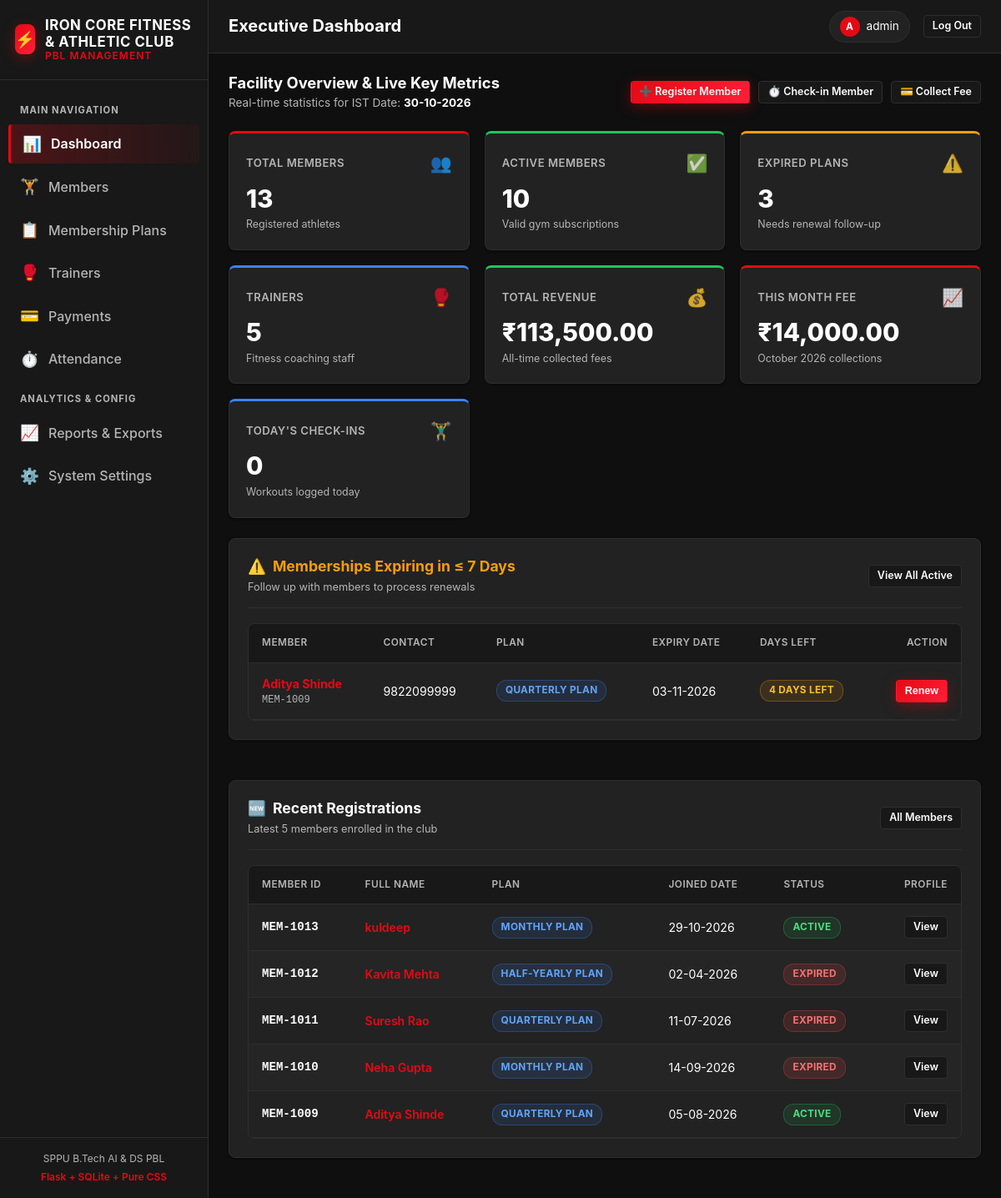
The page / (signed in) on the database its author committed.
### tables this page shows
CREATE TABLE settings (
            key TEXT PRIMARY KEY,
            value TEXT NOT NULL
        );

CREATE TABLE members (
            id INTEGER PRIMARY KEY AUTOINCREMENT,
            member_id TEXT UNIQUE NOT NULL,
            full_name TEXT NOT NULL,
            age INTEGER NOT NULL CHECK(age >= 12 AND age <= 90),
            gender TEXT NOT NULL CHECK(gender IN ('Male', 'Female', 'Other')),
            phone TEXT NOT NULL,
            email TEXT NOT NULL,
            address TEXT NOT NULL,
            registration_date TEXT NOT NULL,
            plan_id INTEGER NOT NULL,
            start_date TEXT NOT NULL,
            expiry_date TEXT NOT NULL,
            FOREIGN KEY(plan_id) REFERENCES membership_plans(id) ON DELETE RESTRICT
        );

CREATE TABLE membership_plans (
            id INTEGER PRIMARY KEY AUTOINCREMENT,
            plan_name TEXT UNIQUE NOT NULL,
            duration_days INTEGER NOT NULL CHECK(duration_days > 0),
            price REAL NOT NULL CHECK(price >= 0),
            description TEXT
        );

### app.py (the view)
@app.route("/")
@login_required
def dashboard():
    today = get_today_ist()
    today_iso = today.isoformat()
    month_start_iso = today.replace(day=1).isoformat()
    seven_days_later_iso = (today + timedelta(days=7)).isoformat()
    m_row = query_db("SELECT COUNT(*) AS total FROM members;", one=True)
    total_members = m_row["total"] if m_row else 0
    act_row = query_db(
        "SELECT COUNT(*) AS active_count FROM members WHERE expiry_date >= ?;",
        (today_iso,),
        one=True,
    )
    active_members = act_row["active_count"] if act_row else 0
    exp_row = query_db(
        "SELECT COUNT(*) AS exp_count FROM members WHERE expiry_date < ?;",
        (today_iso,),
        one=True,
    )
    expired_members = exp_row["exp_count"] if exp_row else 0
    trn_row = query_db("SELECT COUNT(*) AS total_trn FROM trainers;", one=True)
    total_trainers = trn_row["total_trn"] if trn_row else 0
    rev_row = query_db(
        "SELECT COALESCE(SUM(amount), 0.0) AS total_rev FROM payments WHERE status = 'Paid';",
        one=True,
    )
    total_revenue = rev_row["total_rev"] if rev_row else 0.0
    mrev_row = query_db(
        "SELECT COALESCE(SUM(amount), 0.0) AS month_rev FROM payments WHERE status = 'Paid' AND payment_date >= ?;",
        (month_start_iso,),
        one=True,
    )
    month_revenue = mrev_row["month_rev"] if mrev_row else 0.0
    att_row = query_db(
        "SELECT COUNT(*) AS att_today FROM attendance WHERE attendance_date = ?;",
        (today_iso,),
        one=True,
    )
    today_attendance = att_row["att_today"] if att_row else 0
    expiring_rows = query_db(
        """SELECT m.member_id, m.full_name, m.phone, m.expiry_date, p.plan_name
           FROM members m
           JOIN membership_plans p ON m.plan_id = p.id
           WHERE m.expiry_date >= ? AND m.expiry_date <= ?
           ORDER BY m.expiry_date ASC;""",
        (today_iso, seven_days_later_iso),
    )
    expiring_members = []
    for r in expiring_rows:
        exp_dt = date.fromisoformat(r["expiry_date"])
        days_left = (exp_dt - today).days
        expiring_members.append({
            "member_id": r["member_id"],
            "full_name": r["full_name"],
            "phone": r["phone"],
            "expiry_date": r["expiry_date"],
            "plan_name": r["plan_name"],
            "days_left": days_left,
        })
    recent_members = query_db(
        """SELECT m.member_id, m.full_name, m.registration_date, m.expiry_date, p.plan_name
           FROM members m
           JOIN membership_plans p ON m.plan_id = p.id
           ORDER BY m.id DESC LIMIT 5;"""
    )
    stats = {
        "total_members": total_members,
        "active_members": active_members,
        "expired_members": expired_members,
        "total_trainers": total_trainers,
        "total_revenue": total_revenue,
        "month_revenue": month_revenue,
        "today_attendance": today_attendance,
    }
    return render_template(
        "dashboard.html",
        active_page="dashboard",
        stats=stats,
        expiring_members=expiring_members,
        recent_members=recent_members,
        current_month_name=today.strftime("%B %Y"),
    )

### templates/dashboard.html (shortened to what this page needs)
{% extends "base.html" %}
{% block page_title %}Executive Dashboard{% endblock %}
{% block content %}
<div style="display: flex; justify-content: space-between; align-items: center; margin-bottom: 24px; flex-wrap: wrap; gap: 12px;">
  <div>
    <h2 style="font-size: 1.15rem; color: var(--text);">Facility Overview &amp; Live Key Metrics</h2>
    <p style="font-size: 0.85rem; color: var(--muted); margin-top: 2px;">
      Real-time statistics for IST Date: <strong style="color: var(--text);">{{ today_formatted }}</strong>
    </p>
  </div>
  <div style="display: flex; gap: 10px; flex-wrap: wrap;">
    <a href="{{ url_for('member_add') }}" class="btn btn-primary btn-sm">
      <span>➕ Register Member</span>
    </a>
    <a href="{{ url_for('attendance_view') }}" class="btn btn-secondary btn-sm">
      <span>⏱️ Check-in Member</span>
    </a>
    <a href="{{ url_for('payments_record') }}" class="btn btn-secondary btn-sm">
      <span>💳 Collect Fee</span>
    </a>
  </div>
</div>
<div class="stats-grid">
  <div class="stat-card accent-red">
    <div class="stat-header">
      <span class="stat-label">Total Members</span>
      <span class="stat-icon">👥</span>
    </div>
    <div class="stat-value">{{ stats.total_members }}</div>
    <div class="stat-subtext">Registered athletes</div>
  </div>
  <div class="stat-card accent-green">
    <div class="stat-header">
      <span class="stat-label">Active Members</span>
      <span class="stat-icon">✅</span>
    </div>
    <div class="stat-value">{{ stats.active_members }}</div>
    <div class="stat-subtext">Valid gym subscriptions</div>
  </div>
  <div class="stat-card accent-amber">
    <div class="stat-header">
      <span class="stat-label">Expired Plans</span>
      <span class="stat-icon">⚠️</span>
    </div>
    <div class="stat-value">{{ stats.expired_members }}</div>
    <div class="stat-subtext">Needs renewal follow-up</div>
  </div>
  <div class="stat-card accent-blue">
    <div class="stat-header">
      <span class="stat-label">Trainers</span>
      <span class="stat-icon">🥊</span>
    </div>
    <div class="stat-value">{{ stats.total_trainers }}</div>
    <div class="stat-subtext">Fitness coaching staff</div>
  </div>
  <div class="stat-card accent-green">
    <div class="stat-header">
      <span class="stat-label">Total Revenue</span>
      <span class="stat-icon">💰</span>
    </div>
    <div class="stat-value">{{ stats.total_revenue | format_currency }}</div>
    <div class="stat-subtext">All-time collected fees</div>
  </div>
  <div class="stat-card accent-red">
    <div class="stat-header">
      <span class="stat-label">This Month Fee</span>
      <span class="stat-icon">📈</span>
    </div>
    <div class="stat-value">{{ stats.month_revenue | format_currency }}</div>
    <div class="stat-subtext">{{ current_month_name }} collections</div>
  </div>
  <div class="stat-card accent-blue">
    <div class="stat-header">
      <span class="stat-label">Today's Check-ins</span>
      <span class="stat-icon">🏋️‍♂️</span>
    </div>
    <div class="stat-value">{{ stats.today_attendance }}</div>
    <div class="stat-subtext">Workouts logged today</div>
  </div>
</div>
<div style="display: grid; grid-template-columns: repeat(auto-fit, minmax(450px, 1fr)); gap: 24px; margin-top: 10px;">
  <div class="card">
    <div class="card-header">
      <div>
        <h3 class="card-title" style="color: var(--warning); display: flex; align-items: center; gap: 8px;">
          <span>⚠️</span> Memberships Expiring in ≤ 7 Days
        </h3>
        <span style="font-size: 0.8rem; color: var(--muted);">Follow up with members to process renewals</span>
      </div>
      <a href="{{ url_for('members_list') }}?status=active" class="btn btn-secondary btn-sm">View All Active</a>
    </div>
    {% if expiring_members %}
      <div class="table-responsive" style="margin-bottom: 0;">
        <table class="table">
          <thead>
            <tr>
              <th>Member</th>
              <th>Contact</th>
              <th>Plan</th>
              <th>Expiry Date</th>
              <th>Days Left</th>
              <th style="text-align: right;">Action</th>
            </tr>
          </thead>
          <tbody>
            {% for m in expiring_members %}
              <tr>
                <td>
                  <strong>
                    <a href="{{ url_for('member_details', member_id=m.member_id) }}">{{ m.full_name }}</a>
                  </strong>
                  <div style="font-size: 0.75rem; color: var(--muted); font-family: monospace;">{{ m.member_id }}</div>
                </td>
                <td>{{ m.phone }}</td>
                <td><span class="badge badge-info">{{ m.plan_name }}</span></td>
                <td>{{ m.expiry_date | format_date }}</td>
                <td>
                  {% if m.days_left == 0 %}
                    <span class="badge badge-danger">Expires Today</span>
                  {% elif m.days_left == 1 %}
                    <span class="badge badge-warning">Tomorrow</span>
                  {% else %}
                    <span class="badge badge-warning">{{ m.days_left }} days left</span>
                  {% endif %}
                </td>
                <td style="text-align: right;">
                  <form method="POST" action="{{ url_for('member_renew', member_id=m.member_id) }}" style="display: inline;">
                    <button type="submit" class="btn btn-primary btn-sm" title="Extend Membership">Renew</button>
                  </form>
                </td>
              </tr>
            {% endfor %}
          </tbody>
        </table>
      </div>
    {% else %}
      <div class="empty-state">
        <div class="empty-icon">🎉</div>
        <div class="empty-title">No Immediate Expirations</div>
        <div class="empty-desc">All active memberships have more than 7 days remaining on their plans.</div>
      </div>
    {% endif %}
  </div>
  <div class="card">
    <div class="card-header">
      <div>
        <h3 class="card-title" style="display: flex; align-items: center; gap: 8px;">
          <span>🆕</span> Recent Registrations
        </h3>
        <span style="font-size: 0.8rem; color: var(--muted);">Latest 5 members enrolled in the club</span>
      </div>
      <a href="{{ url_for('members_list') }}" class="btn btn-secondary btn-sm">All Members</a>
    </div>
    {% if recent_members %}
      <div class="table-responsive" style="margin-bottom: 0;">
        <table class="table">
          <thead>
            <tr>
              <th>Member ID</th>
              <th>Full Name</th>
              <th>Plan</th>
              <th>Joined Date</th>
              <th>Status</th>
              <th style="text-align: right;">Profile</th>
            </tr>
          </thead>
          <tbody>
            {% for m in recent_members %}
              <tr>
                <td style="font-family: monospace; font-weight: 600;">{{ m.member_id }}</td>
                <td>
                  <a href="{{ url_for('member_details', member_id=m.member_id) }}" style="font-weight: 600;">
                    {{ m.full_name }}
                  </a>
                </td>
                <td><span class="badge badge-info">{{ m.plan_name }}</span></td>
                <td>{{ m.registration_date | format_date }}</td>
                <td>
                  {% if m.expiry_date >= today_iso %}
                    <span class="badge badge-active">Active</span>
                  {% else %}
                    <span class="badge badge-expired">Expired</span>
                  {% endif %}
                </td>
                <td style="text-align: right;">
                  <a href="{{ url_for('member_details', member_id=m.member_id) }}" class="btn btn-secondary btn-sm">
                    View
                  </a>
                </td>
              </tr>
            {% endfor %}
          </tbody>
        </table>
      </div>
    {% else %}
      <div class="empty-state">
        <div class="empty-icon">🏋️</div>
        <div class="empty-title">No Members Registered Yet</div>
        <div class="empty-desc">Click "Register Member" above to create your first fitness member profile.</div>
      </div>
    {% endif %}
  </div>
</div>
{% endblock %}

### templates/base.html (shortened to what this page needs)
<!DOCTYPE html>
<html lang="en">
<head>
  <link rel="stylesheet" href="{{ url_for('static', filename='css/style.css') }}">
</head>
<body>
  <div class="app-container">
    <aside class="sidebar">
      <div class="sidebar-brand">
        <div class="brand-icon">⚡</div>
        <div class="brand-title">
          {{ gym_name }}
          <span>PBL Management</span>
        </div>
      </div>
      <ul class="sidebar-nav">
        <li class="nav-heading">Main Navigation</li>
        <li>
          <a href="{{ url_for('dashboard') }}" class="nav-link {% if active_page == 'dashboard' %}active{% endif %}">
            <span class="nav-icon">📊</span>
            <span>Dashboard</span>
          </a>
        </li>
        <li>
          <a href="{{ url_for('members_list') }}" class="nav-link {% if active_page == 'members' %}active{% endif %}">
            <span class="nav-icon">🏋️</span>
            <span>Members</span>
          </a>
        </li>
        <li>
          <a href="{{ url_for('plans_list') }}" class="nav-link {% if active_page == 'plans' %}active{% endif %}">
            <span class="nav-icon">📋</span>
            <span>Membership Plans</span>
          </a>
        </li>
        <li>
          <a href="{{ url_for('trainers_list') }}" class="nav-link {% if active_page == 'trainers' %}active{% endif %}">
            <span class="nav-icon">🥊</span>
            <span>Trainers</span>
          </a>
        </li>
        <li>
          <a href="{{ url_for('payments_list') }}" class="nav-link {% if active_page == 'payments' %}active{% endif %}">
            <span class="nav-icon">💳</span>
            <span>Payments</span>
          </a>
        </li>
        <li>
          <a href="{{ url_for('attendance_view') }}" class="nav-link {% if active_page == 'attendance' %}active{% endif %}">
            <span class="nav-icon">⏱️</span>
            <span>Attendance</span>
          </a>
        </li>
        <li class="nav-heading">Analytics & Config</li>
        <li>
          <a href="{{ url_for('reports_view') }}" class="nav-link {% if active_page == 'reports' %}active{% endif %}">
            <span class="nav-icon">📈</span>
            <span>Reports & Exports</span>
          </a>
        </li>
        <li>
          <a href="{{ url_for('settings_view') }}" class="nav-link {% if active_page == 'settings' %}active{% endif %}">
            <span class="nav-icon">⚙️</span>
            <span>System Settings</span>
          </a>
        </li>
      </ul>
      <div class="sidebar-footer">
        <div>SPPU B.Tech AI &amp; DS PBL</div>
        <div style="margin-top: 4px; color: var(--accent); font-weight: 600;">Flask + SQLite + Pure CSS</div>
      </div>
    </aside>
    <div class="main-wrapper">
      <header class="topbar">
        <div class="topbar-left">
          <h1 class="page-title">{% block page_title %}Dashboard{% endblock %}</h1>
        </div>
        <div class="topbar-right">
          <div class="admin-badge">
            <div class="admin-avatar">{{ session.get('username', 'A')[0]|upper }}</div>
            <span>{{ session.get('username', 'Admin') }}</span>
          </div>
          <a href="{{ url_for('logout') }}" class="btn btn-secondary btn-sm" title="Log Out">
            <span>Log Out</span>
          </a>
        </div>
      </header>
      <main class="page-content">
        {% block content %}{% endblock %}
      </main>
    </div>
  </div>
</body>
</html>

### rows shown on the page
settings: value "IRON CORE FITNESS & ATHLETIC CLUB"
members: full_name "Aditya Shinde", member_id "MEM-1009", phone "9822099999", plan_name "QUARTERLY PLAN", expiry_date "03-11-2026", days_left "4", registration_date "05-08-2026", shows "ACTIVE"
members: member_id "MEM-1013", full_name "kuldeep", plan_name "MONTHLY PLAN", registration_date "29-10-2026", expiry_date "ACTIVE"
members: member_id "MEM-1012", full_name "Kavita Mehta", plan_name "HALF-YEARLY PLAN", registration_date "02-04-2026", expiry_date "EXPIRED"
members: member_id "MEM-1011", full_name "Suresh Rao", plan_name "QUARTERLY PLAN", registration_date "11-07-2026", expiry_date "EXPIRED"
members: member_id "MEM-1010", full_name "Neha Gupta", plan_name "MONTHLY PLAN", registration_date "14-09-2026", expiry_date "EXPIRED"

### other values the page prints
{{ session.get('username', 'A')[0]|upper }} "A"
{{ session.get('username', 'Admin') }} "admin"
{{ today_formatted }} "30-10-2026"
{{ stats.total_members }} "13"
{{ stats.active_members }} "10"
{{ stats.expired_members }} "3"
{{ stats.total_trainers }} "5"
{{ stats.total_revenue | format_currency }} "₹113,500.00"
{{ stats.month_revenue | format_currency }} "₹14,000.00"
{{ current_month_name }} "October 2026"
{{ stats.today_attendance }} "0"
